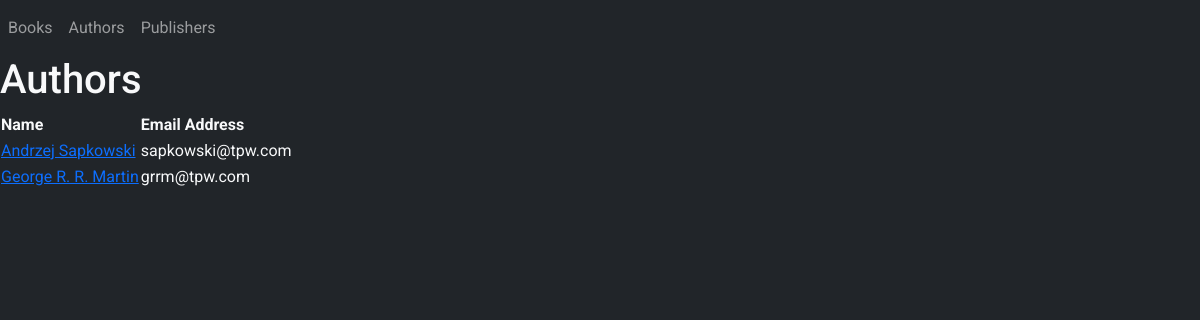
Screenshot of /authors/ with the database file from the repository.
### app/models.py (models this page shows, shortened)
class Author(models.Model):
    name = models.CharField(max_length=70)
    email = models.EmailField()
    def __str__(self):
        return self.name

### app/views.py (the view)
# urls.py: path('authors/', views.authors_page),
def authors_page(request):
    authors = Author.objects.all().order_by('name')
    params = {'authors': authors}
    print(f'{params=}')
    return render(request, 'authors.html', params)

### templates/authors.html
{% extends "layout.html" %}
{% block content %}
    <table>
        <h1>Authors</h1>
        <tr>
            <th>Name</th>
            <th>Email Address</th>
        </tr>
        {% for author in authors %}
            <tr>
                <td><a href="/authors/{{ author.id }}">{{ author.name }}</a></td>
                <td>{{ author.email }}</td>
            </tr>
        {% endfor %}
    </table>
{% endblock %}

### templates/layout.html (style rules this page uses)
* { font-family: Roboto; }

### rows the page displays
Author: name "Andrzej Sapkowski", email "sapkowski@tpw.com"
Author: name "George R. R. Martin", email "grrm@tpw.com"
